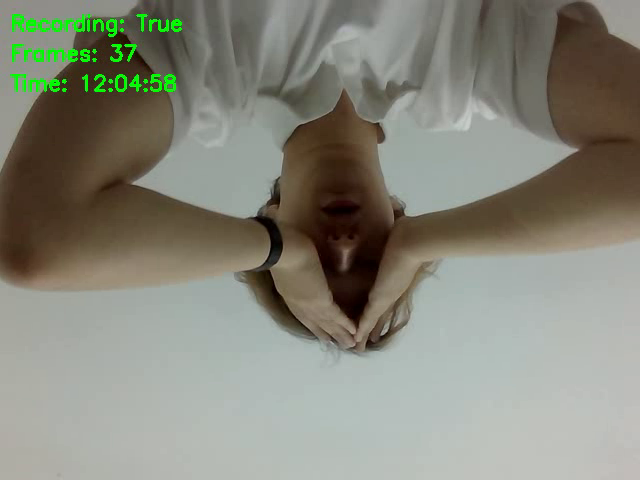
#> input picture frame 37 of Lesson_18/output.mp4, 640 x 480 px, given in place of the camera
$ python lesson_18_more.py
#> lines starting #> are read from the running program, lines starting #| are printed output that depends on the picture
"""Лабораторная работа 18: Сохранение видео с веб-камеры"""

import cv2
import time

def main():
    """
    Основная функция для захвата и сохранения видео с веб-камеры
    """

    # 1. Инициализация захвата видео с камеры
    cap = cv2.VideoCapture(0)

    if not cap.isOpened():
        print("Ошибка: Не удалось открыть камеру!")
        return

    # 2. Определение параметров видео (реальное разрешение камеры)
    # ВАЖНО: Используем фактические размеры кадра, чтобы избежать ошибок несоответствия
    frame_width = int(cap.get(cv2.CAP_PROP_FRAME_WIDTH))  # Ширина
    frame_height = int(cap.get(cv2.CAP_PROP_FRAME_HEIGHT))  # Высота
    fps = cap.get(cv2.CAP_PROP_FPS) or 25.0  # Получаем FPS камеры или ставим 25.0

    print(f"Разрешение видео: {frame_width}x{frame_height}")
    print(f"FPS: {fps}")

    # 3. Настройка кодека (четырёхсимвольный код - FourCC)
    # Доступные кодеки: DIVX, XVID, MJPG, X264, WMV1, WMV2, MP4V, FMP4, I420
    # fourcc = cv2.VideoWriter_fourcc(*'DIVX')  # 'DIVX' - для AVI файлов

    # Альтернативные варианты кодеков:
    # fourcc = cv2.VideoWriter_fourcc(*'XVID')  # Также хорошо для AVI
    # fourcc = cv2.VideoWriter_fourcc(*'MJPG')  # Для AVI с высоким качеством
    # fourcc = cv2.VideoWriter_fourcc(*'X264')  # Для MP4 файлов (нужно изменить расширение)
    fourcc = cv2.VideoWriter_fourcc(*'mp4v')  # Для MP4 (стандартный)

    # 4. Создание объекта VideoWriter для сохранения видео
    out = cv2.VideoWriter(
        'output.mp4',  # Имя выходного файла
        fourcc,  # Кодек
        fps,  # Количество кадров в секунду
        (frame_width, frame_height)  # Размер кадра (ширина, высота)
    )

    # Проверка успешности создания VideoWriter
    if not out.isOpened():
        print("Ошибка: Не удалось создать VideoWriter!")
        cap.release()
        return

    print("\nЗапись видео начата...")
    print("Нажмите 'q' для остановки записи и выхода")
    print("Нажмите 'p' для паузы/возобновления записи")

    # 5. Переменные для управления записью
    recording = True  # Флаг записи (True - запись, False - пауза)
    frame_count = 0  # Счётчик записанных кадров

    # 6. Основной цикл захвата и записи видео
    while cap.isOpened():
        # Захват кадра
        ret, frame = cap.read()
#> frame is the input picture: shape (480, 640, 3); mean B, G, R 123.1, 135.3, 134.8

        if not ret:
            print("Ошибка: Не удалось получить кадр!")
            break

        # 7. Обработка кадра (зеркальное отражение)
        # flip(frame, 0) - отражение по вертикали (верх-низ)
        # flip(frame, 1) - отражение по горизонтали (лево-право)
        # flip(frame, -1) - отражение по обеим осям (поворот на 180°)
        flipped_frame = cv2.flip(frame, 0)  # Зеркальное отражение сверху-вниз
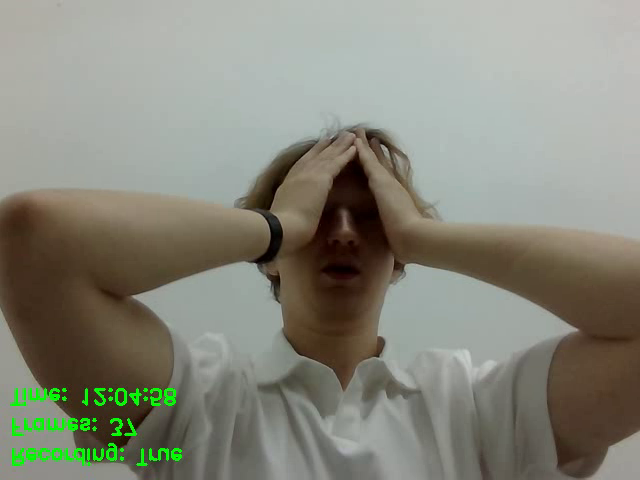
#> flipped_frame: shape (480, 640, 3); mean B, G, R 123.1, 135.3, 134.8

        # 8. Добавление информации на кадр (опционально)
        # Текущее время
        timestamp = time.strftime("%H:%M:%S")
        cv2.putText(flipped_frame, f"Recording: {recording}", (10, 30),
                    cv2.FONT_HERSHEY_SIMPLEX, 0.7, (0, 255, 0), 2)
        cv2.putText(flipped_frame, f"Frames: {frame_count}", (10, 60),
                    cv2.FONT_HERSHEY_SIMPLEX, 0.7, (0, 255, 0), 2)
        cv2.putText(flipped_frame, f"Time: {timestamp}", (10, 90),
                    cv2.FONT_HERSHEY_SIMPLEX, 0.7, (0, 255, 0), 2)
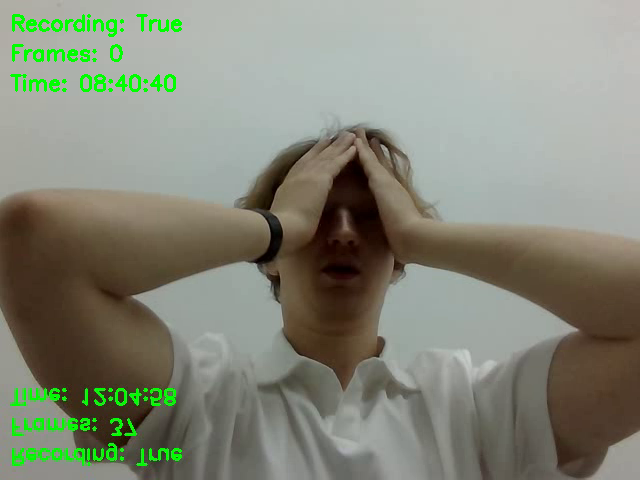
#> flipped_frame: shape (480, 640, 3); mean B, G, R 121.4, 136, 133.1

        # 9. Запись кадра в файл (если запись активна)
        if recording:
            out.write(flipped_frame)
            frame_count += 1

        # 10. Отображение видео в окне
        cv2.imshow('Video Recording', flipped_frame)

        # 11. Обработка нажатий клавиш с задержкой 1 мс
        # waitKey(1) - обеспечивает плавное воспроизведение
        key = cv2.waitKey(1) & 0xFF
#> (key q is pressed here)

        # Q - выход и остановка записи
        if key == ord('q'):
            print("\nОстановка записи по команде пользователя")
            break

        # P - пауза/возобновление записи
        elif key == ord('p'):
            recording = not recording
            status = "возобновлена" if recording else "приостановлена"
            print(f"Запись {status}")

        # S - сохранение скриншота (дополнительная функция)
        elif key == ord('s') or key == ord('S'):
            screenshot_name = f"screenshot_{int(time.time())}.jpg"
            cv2.imwrite(screenshot_name, flipped_frame)
            print(f"Скриншот сохранён как '{screenshot_name}'")

    # 12. Освобождение ресурсов (всегда выполняйте в конце)
    print(f"\nВсего записано кадров: {frame_count}")

    cap.release()  # Освобождаем камеру
    out.release()  # Освобождаем видеозапись (закрывает файл)
    cv2.destroyAllWindows()  # Закрываем все окна OpenCV

    print("Программа завершена")
    print(f"Видео сохранено в файл: output.avi")


if __name__ == "__main__":
    main()

$ run again, starting later in the video
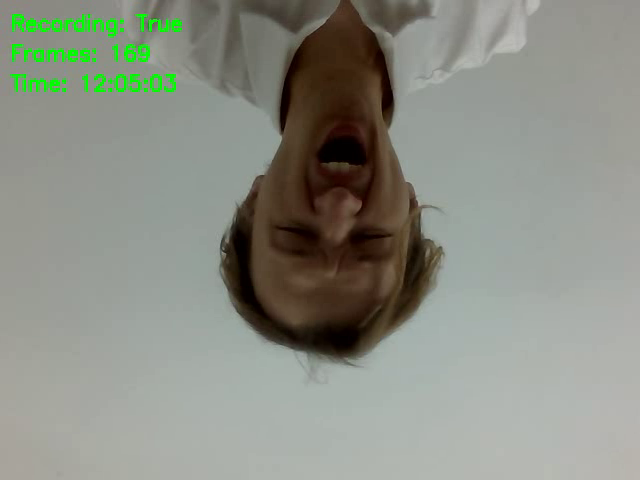
#> input picture frame 169 of Lesson_18/output.mp4, 640 x 480 px, given in place of the camera
#> in main, frame is the input picture: shape (480, 640, 3); mean B, G, R 132.7, 142.7, 139.5
#> in main, `flipped_frame = cv2.flip(frame, 0)`:
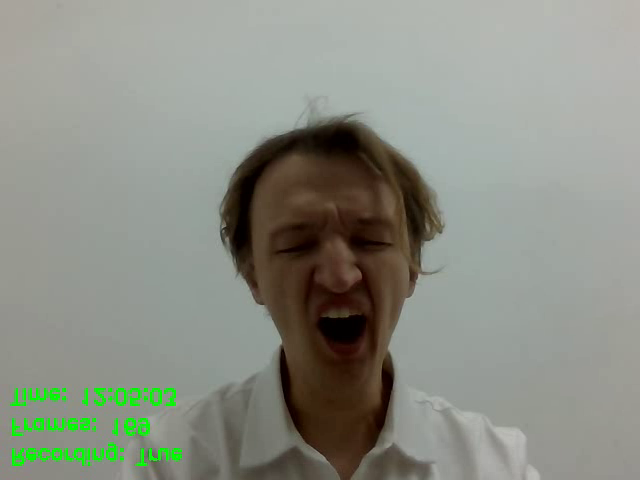
#> flipped_frame: shape (480, 640, 3); mean B, G, R 132.7, 142.7, 139.5
#> in main, `cv2.putText(flipped_frame, f"Time: {timestamp}", (10, 90), cv2.FONT_HE..`:
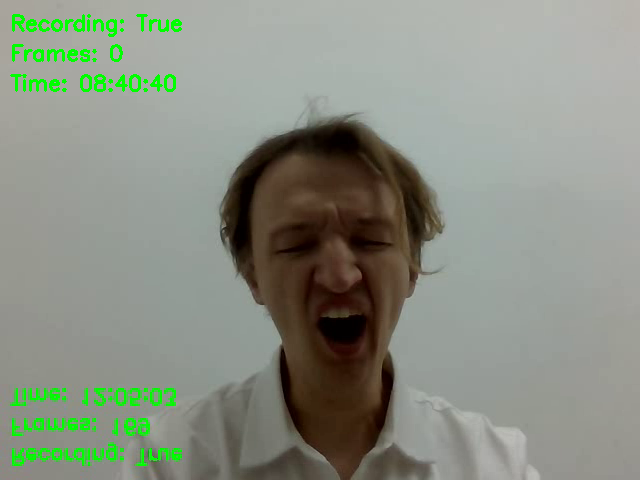
#> flipped_frame: shape (480, 640, 3); mean B, G, R 131, 143.5, 137.9

$ run again, starting later in the video
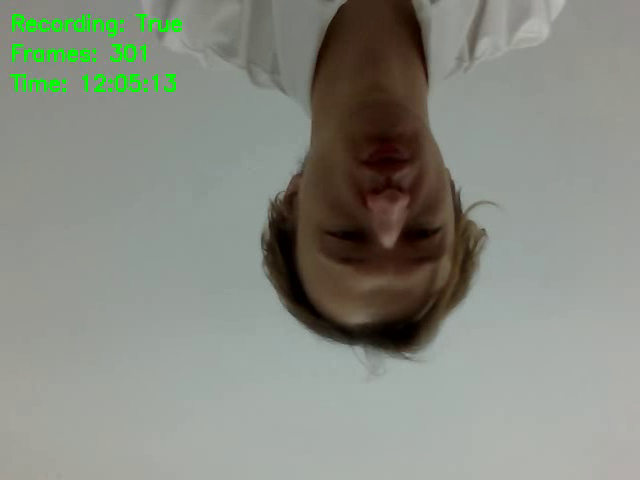
#> input picture frame 301 of Lesson_18/output.mp4, 640 x 480 px, given in place of the camera
#> in main, frame is the input picture: shape (480, 640, 3); mean B, G, R 129.7, 139.2, 135.9
#> in main, `flipped_frame = cv2.flip(frame, 0)`:
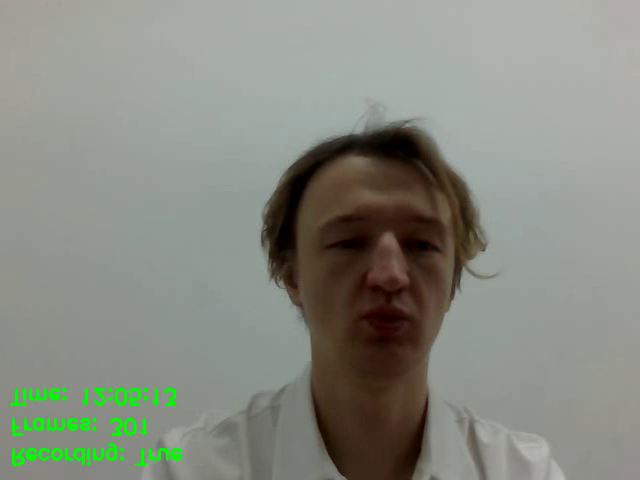
#> flipped_frame: shape (480, 640, 3); mean B, G, R 129.7, 139.2, 135.9
#> in main, `cv2.putText(flipped_frame, f"Time: {timestamp}", (10, 90), cv2.FONT_HE..`:
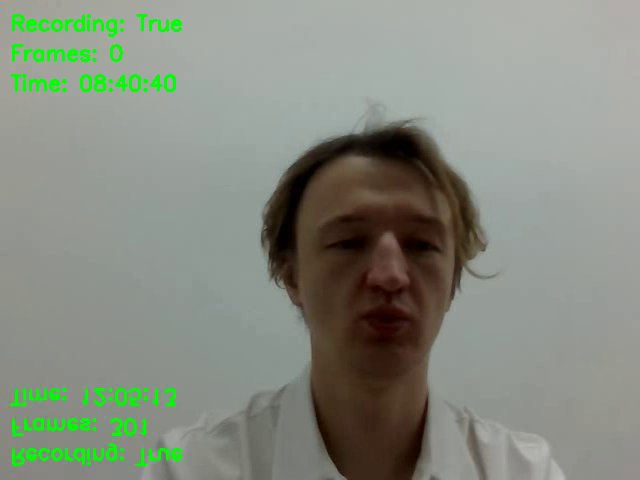
#> flipped_frame: shape (480, 640, 3); mean B, G, R 128.1, 140.1, 134.3
